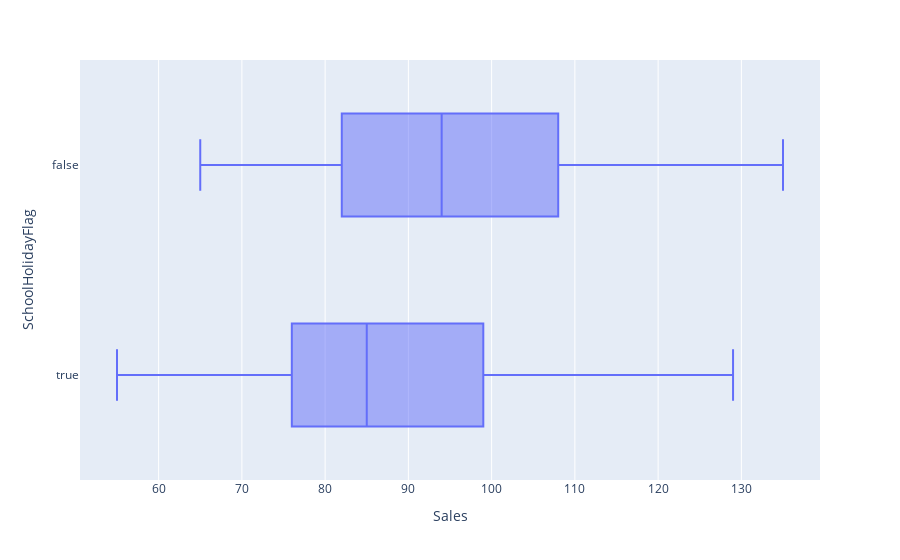

The notebook cell this image was saved under:
### Code cell
px.box(df, x="Sales" , y = "SchoolHolidayFlag")

### Figure 1 — Plotly figure (JSON) as saved in the notebook; plotly's stock layout.template omitted (floating-point values rounded to 4 significant figures; data arrays with more than 128 entries replaced by an {"elided": "..."} marker saying what was removed)
{"data": [{"alignmentgroup": "True", "hovertemplate": "Sales=%{x}<br>SchoolHolidayFlag=%{y}<extra></extra>", "legendgroup": "", "marker": {"color": "#636efa"}, "name": "", "notched": false, "offsetgroup": "", "orientation": "h", "showlegend": false, "type": "box", "x": {"elided": "1923 int values"}, "x0": " ", "xaxis": "x", "y": {"elided": "1923 bool values"}, "y0": " ", "yaxis": "y"}], "layout": {"autosize": true, "boxmode": "group", "legend": {"tracegroupgap": 0}, "margin": {"t": 60}, "xaxis": {"anchor": "y", "autorange": true, "domain": [0, 1], "range": [50.56, 139.4], "title": {"text": "Sales"}, "type": "linear"}, "yaxis": {"anchor": "x", "autorange": true, "domain": [0, 1], "range": [-0.5, 1.5], "title": {"text": "SchoolHolidayFlag"}, "type": "category"}}}
